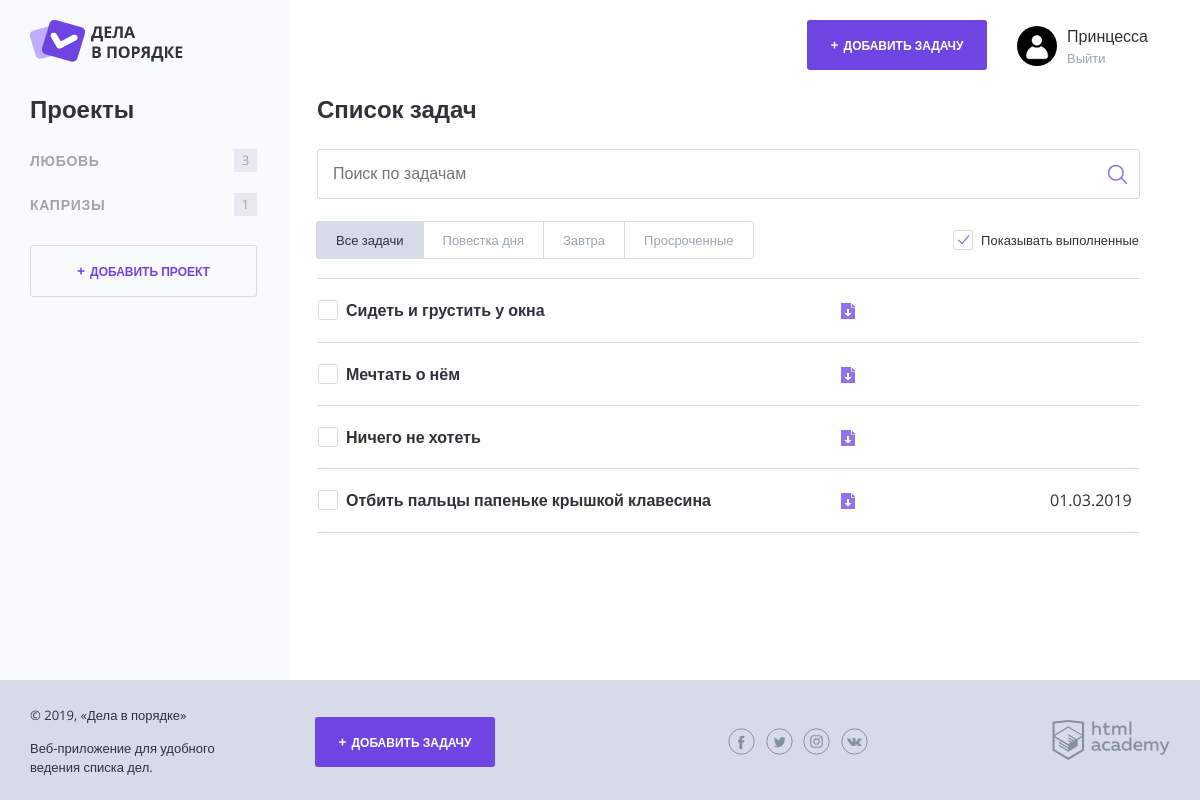
Page / (signed in) on the committed database.
### tables this page shows
CREATE TABLE categories (
  id INT AUTO_INCREMENT PRIMARY KEY,
  name CHAR(128) NOT NULL,
  user_id INT NOT NULL
);

CREATE TABLE tasks (
  id INT AUTO_INCREMENT PRIMARY KEY,
  user_id INT NOT NULL,
  category_id INT,
  name CHAR(128) NOT NULL,
  created_at TIMESTAMP NULL DEFAULT CURRENT_TIMESTAMP,
  done_at DATE NULL DEFAULT NULL,
  status INT DEFAULT 0,
  expires_at DATE NULL DEFAULT NULL,
  file_path CHAR(128)
);

### functions.php (called while the page is built, shortened)
<?php
function include_template(string $name, array $data): string {
    $name = 'templates/' . $name;
    extract($data);
    require $name;
    $result = ob_get_clean();
    return $result;
}
function countTasks(string $category_name, array $task_list): int {
    $tasks_sum = 0;
    foreach($task_list as $task) {
        if($category_name === $task['categories_name']) {
            $tasks_sum++;
        }
    }
    return $tasks_sum;
}
function isTaskExpired(string $end_date = null): bool {
    if(!$end_date) {
        return false;
    }
    $current_date = time();
    $expiry_date = strtotime($end_date) + 86400;
    $time_to_expiry = floor(($expiry_date - $current_date)/3600);
    return $time_to_expiry <= 48 && $time_to_expiry > 0;
}
function formatDate(string $date = null): string {
    if (null === $date) {
        return '';
    }
    $date = date_create($date);
    return date_format($date, 'd.m.Y');
}

### mysql_helper.php (called while the page is built, shortened)
<?php
function fetchData($link, string $sql): array {
    $result = mysqli_query($link, $sql);
    return mysqli_fetch_all($result, MYSQLI_ASSOC);
}
function getCategories($link, int $user_id): array {
    $sql_cat = "SELECT categories.id, categories.name FROM categories
                JOIN users ON categories.user_id = users.id
                WHERE users.id = $user_id";
    return fetchData($link, $sql_cat);
}
function getTasks($link, int $user_id): array {
    $sql_tasks = "SELECT tasks.name, tasks.created_at, tasks.expires_at, categories.name AS categories_name, status FROM tasks
        JOIN categories ON tasks.category_id = categories.id
        JOIN users ON categories.user_id = users.id
        WHERE users.id = $user_id";
    return fetchData($link, $sql_tasks);
}
function getTasksForCategory($link, int $user_id, int $category_id = null): array
{
    if (null === $category_id) {
        $sql_tasks = "SELECT tasks.id, tasks.name, tasks.created_at, tasks.expires_at, tasks.file_path, categories.name AS categories_name, status FROM tasks
            JOIN categories ON tasks.category_id = categories.id
            JOIN users ON categories.user_id = users.id
            WHERE users.id = $user_id
            ORDER BY tasks.created_at DESC";
    }
    return fetchData($link, $sql_tasks);
}

### templates/index.php (the view, shortened to what this page needs)
<h2 class="content__main-heading">Список задач</h2>
<form class="search-form" action="index.php" method="post">
    <input class="search-form__input" type="text" name="" value="" placeholder="Поиск по задачам">
    <input class="search-form__submit" type="submit" name="" value="Искать">
</form>
<div class="tasks-controls">
    <nav class="tasks-switch">
        <a href="/" class="tasks-switch__item tasks-switch__item--active">Все задачи</a>
        <a href="/" class="tasks-switch__item">Повестка дня</a>
        <a href="/" class="tasks-switch__item">Завтра</a>
        <a href="/" class="tasks-switch__item">Просроченные</a>
    </nav>
    <label class="checkbox">
        <span class="checkbox__text">Показывать выполненные</span>
    </label>
</div>
<table class="tasks">
    <?php foreach($tasks_for_category as $task): ?>
    <?php if(!$task['status']): ?>
    <tr class="tasks__item task <?=isTaskExpired($task['expires_at']) ? 'task--important':''; ?>">
        <td class="task__select">
            <label class="checkbox task__checkbox">
                <span class="checkbox__text"><?=htmlspecialchars($task['name']); ?></span>
            </label>
        </td>
        <td class="task__file">
            <a class="download-link" href="<?= $task['file_path']; ?>"><?= $task['file_path']; ?></a>
        </td>
        <td class="task__date"><?=formatDate($task['expires_at']); ?></td>
    </tr>
    <? endif ?>
    <? endforeach; ?>
</table>

### templates/layout.php (shortened to what this page needs)
<!DOCTYPE html>
<html lang="ru">
<head>
    <link rel="stylesheet" href="css/normalize.css">
    <link rel="stylesheet" href="css/style.css">
    <link rel="stylesheet" href="css/flatpickr.min.css">
</head>
<body class="<?= (!$user && !$isSignInOrRegister) ? 'body-background' :''; ?>">
<div class="page-wrapper">
    <div class="container <?= !$user ? '' : 'container--with-sidebar'; ?>">
        <header class="main-header">
            <a href="/">
                <img src="img/logo.png" width="153" height="42" alt="Логотип Дела в порядке">
            </a>
            <div class="main-header__side">
                <?php if(!$user): ?>
                    <a class="main-header__side-item button button--transparent" href="sign_in.php">Войти</a>
                <?php else: ?>
                <a class="main-header__side-item button button--plus open-modal" href="add.php">Добавить задачу</a>
                <div class="main-header__side-item user-menu">
                    <div class="user-menu__image">
                        <img src="img/user.png" width="40" height="40" alt="Пользователь">
                    </div>
                    <div class="user-menu__data">
                        <p><?=htmlspecialchars($user); ?></p>
                        <a href="/?exit">Выйти</a>
                    </div>
                </div>
                <?php endif; ?>
            </div>
        </header>
        <div class="content">
            <?php if($user): ?>
            <section class="content__side">
                <h2 class="content__side-heading">Проекты</h2>
                <nav class="main-navigation">
                    <ul class="main-navigation__list">
                    <?php foreach($category_list as $category): ?>
                        <li class="main-navigation__list-item">
                            <a class="main-navigation__list-item-link" href="/?category=<?= $category['id']; ?>"><?=htmlspecialchars($category['name']); ?></a>
                            <span class="main-navigation__list-item-count"><?=countTasks(htmlspecialchars($category['name']), $task_list); ?></span>
                        </li>
                    <?php endforeach; ?>
                    </ul>
                </nav>
                <a class="button button--transparent button--plus content__side-button"
                    href="add_project.php">Добавить проект</a>
            </section>
            <?php endif; ?>
            <main class="content__main">
                <?= $content ?>
            </main>
        </div>
    </div>
</div>
<footer class="main-footer">
    <div class="container">
        <div class="main-footer__copyright">
            <p>© 2019, «Дела в порядке»</p>
            <p>Веб-приложение для удобного ведения списка дел.</p>
        </div>
        <?php if($user): ?>
        <a class="main-footer__button button button--plus" href="add.php">Добавить задачу</a>
        <?php endif; ?>
        <div class="main-footer__social social">
            <a class="social__link social__link--facebook" href="#">
            </a>
            <a class="social__link social__link--twitter" href="#">
            </a>
            <a class="social__link social__link--instagram" href="#">
            </a>
            <a class="social__link social__link--vkontakte" href="#">
            </a>
        </div>
        <div class="main-footer__developed-by">
            <a href="https://htmlacademy.ru/intensive/php">
                <img src="img/htmlacademy.svg" alt="HTML Academy" width="118" height="40">
            </a>
        </div>
    </div>
</footer>
</body>
</html>

### rows in the picture
categories: name "ЛЮБОВЬ", name "3"
categories: name "КАПРИЗЫ", name "1"
tasks: name "Сидеть и грустить у окна"
tasks: name "Мечтать о нём"
tasks: name "Ничего не хотеть"
tasks: name "Отбить пальцы папеньке крышкой клавесина", expires_at "01.03.2019"

### other values in the picture
$user "Принцесса"
